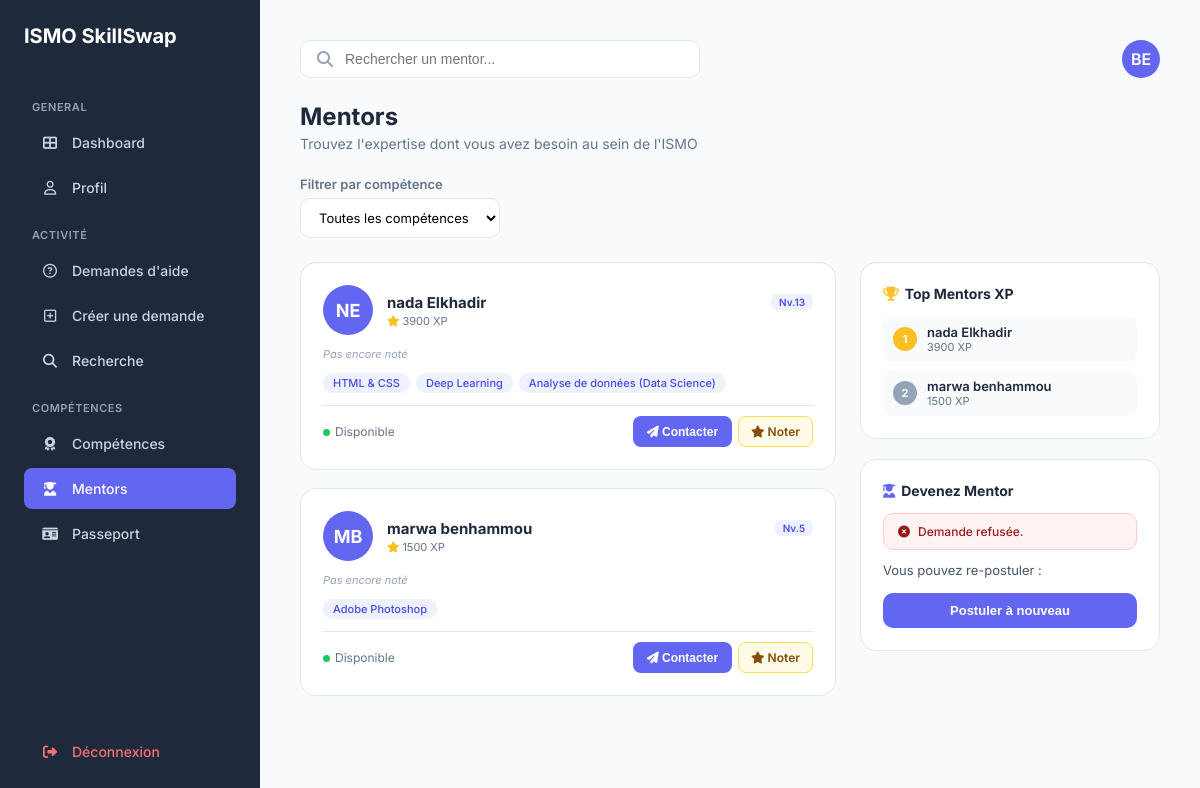
The app's page /Mentors.php (signed in) with its own data.
### tables this page shows
CREATE TABLE `utilisateur` (
  `id_utilisateur` int NOT NULL,
  `nom_uti` varchar(50) DEFAULT NULL,
  `prenom_uti` varchar(50) DEFAULT NULL,
  `email_uti` varchar(100) DEFAULT NULL,
  `pwd_uti` varchar(255) DEFAULT NULL,
  `role` enum('stagiaire','formateur','admin') DEFAULT NULL,
  `photo` varchar(255) DEFAULT 'default.png',
  `is_verified` tinyint(1) DEFAULT '0'
);

CREATE TABLE `stagiaire` (
  `id_utilisateur` int NOT NULL,
  `cef` varchar(50) DEFAULT NULL,
  `filiere` varchar(50) DEFAULT NULL,
  `score_global` int DEFAULT '0',
  `disponibilite` tinyint(1) DEFAULT '1',
  `id_passeport` int DEFAULT NULL
);

### Mentors.php (the view, shortened to what this page needs)
<?php
require_once 'config.php';
$userId   = $_SESSION['user_id'];
$userRole = $_SESSION['user_role'];
$themeClass = 'theme-stagiaire';
$queryUser = $pdo->prepare("SELECT prenom_uti, nom_uti FROM utilisateur WHERE id_utilisateur = ?");
$queryUser->execute([$userId]);
$currentUser = $queryUser->fetch();
$initials    = $currentUser ? strtoupper(substr($currentUser['prenom_uti'], 0, 1) . substr($currentUser['nom_uti'], 0, 1)) : "ST";
$queryStatus = $pdo->prepare("SELECT statut FROM demande_mentorat WHERE id_stagiaire = ? AND (message_demande IS NULL OR message_demande = '') ORDER BY id_demande_m DESC LIMIT 1");
$queryStatus->execute([$userId]);
$dm = $queryStatus->fetch();
$statut_mentor = $dm ? $dm['statut'] : null;
$all_mentors = $pdo->query(
    "SELECT u.id_utilisateur, u.nom_uti, u.prenom_uti, s.score_global, s.filiere
     FROM utilisateur u
     INNER JOIN stagiaire s ON u.id_utilisateur = s.id_utilisateur
     INNER JOIN demande_mentorat d ON s.id_utilisateur = d.id_stagiaire
     WHERE d.statut = 'valide'
     GROUP BY u.id_utilisateur
     ORDER BY s.score_global DESC"
)->fetchAll(PDO::FETCH_ASSOC);
$mentor_skills = [];
foreach ($all_mentors as $m) {
    $st = $pdo->prepare("SELECT c.nom_comp FROM maitriser ma JOIN competence c ON ma.id_comp = c.id_comp WHERE ma.id_utilisateur = ? LIMIT 4");
    $st->execute([$m['id_utilisateur']]);
    $mentor_skills[$m['id_utilisateur']] = $st->fetchAll(PDO::FETCH_COLUMN);
}
$notesMap  = [];
?>
<!DOCTYPE html>
<html lang="fr">
<head>
    <link rel="stylesheet" href="https://cdnjs.cloudflare.com/ajax/libs/font-awesome/6.4.0/css/all.min.css">
</head>
<body class="<?php echo $themeClass; ?>">
<aside class="sidebar">
    <h1>ISMO SkillSwap</h1>
    <p class="menu-title">GENERAL</p>
    <nav>
        <a href="<?php echo $dashboard_link; ?>" class="menu-item"><i class="fas fa-th-large"></i> <span>Dashboard</span></a>
        <a href="profil.php" class="menu-item"><i class="far fa-user"></i> <span>Profil</span></a>
        <?php if (in_array($userRole, ['stagiaire', 'formateur'])): ?>
        <p class="menu-title">ACTIVITÉ</p>
        <a href="demandes_aide.php" class="menu-item"><i class="far fa-question-circle"></i>
            <span><?php echo $userRole === 'formateur' ? "Offres d'aide" : "Demandes d'aide"; ?></span>
        </a>
        <?php if ($userRole === 'stagiaire'): ?>
        <a href="creer_demande.php" class="menu-item"><i class="far fa-plus-square"></i> <span>Créer une demande</span></a>
        <?php endif; ?>
        <a href="recherche.php" class="menu-item"><i class="fas fa-search"></i> <span>Recherche</span></a>
        <p class="menu-title">COMPÉTENCES</p>
        <a href="competence.php" class="menu-item"><i class="fas fa-award"></i>           <span>Compétences</span></a>
        <a href="mentors.php"    class="menu-item active"><i class="fas fa-user-graduate"></i> <span>Mentors</span></a>
        <a href="passport.php"   class="menu-item"><i class="fas fa-id-card"></i>         <span>Passeport</span></a>
        <?php endif; ?>
    </nav>
    <div style="margin-top:auto;">
        <a href="logout.php" class="menu-item" style="color:#f87171;"><i class="fas fa-sign-out-alt"></i> <span>Déconnexion</span></a>
    </div>
</aside>
<main class="main">
    <header>
        <div class="search-box">
            <i class="fas fa-search" style="color:#94a3b8;"></i>
            <input type="text" id="searchInput" placeholder="Rechercher un mentor...">
        </div>
        <a href="profil.php" class="avatar-top"><?php echo $initials; ?></a>
    </header>
    <div>
        <h1 class="page-title">Mentors</h1>
        <p class="page-sub">Trouvez l'expertise dont vous avez besoin au sein de l'ISMO</p>
    </div>
    <div class="filters">
        <div class="filter-group">
            <label>Filtrer par compétence</label>
            <select id="skillFilter">
                <option value="">Toutes les compétences</option>
            </select>
        </div>
    </div>
    <div class="content-layout">
        <div class="cards-grid" id="mentorsContainer">
            <?php if (empty($all_mentors)): ?>
                <div class="empty-state"><i class="fas fa-user-graduate"></i><p>Aucun mentor disponible pour le moment.</p></div>
            <?php else: ?>
                <?php foreach ($all_mentors as $m):
                    $mInit  = strtoupper(substr($m['prenom_uti'], 0, 1) . substr($m['nom_uti'], 0, 1));
                    $level  = max(1, floor(($m['score_global'] ?? 0) / 300));
                    $skills = $mentor_skills[$m['id_utilisateur']] ?? [];
                    $note   = $notesMap[$m['id_utilisateur']] ?? null;
                ?>
                <div class="card mentor-card"
                     data-name="<?php echo strtolower($m['prenom_uti'] . ' ' . $m['nom_uti']); ?>"
                     data-skills="<?php echo strtolower(implode(',', $skills)); ?>">
                    <div class="card-top">
                        <div class="avatar"><?php echo $mInit; ?></div>
                        <div style="flex:1;">
                            <div class="name-row">
                                <h2><?php echo htmlspecialchars($m['prenom_uti'] . ' ' . $m['nom_uti']); ?></h2>
                                <span class="level-badge">Nv.<?php echo $level; ?></span>
                            </div>
                            <p class="xp-text"><i class="fas fa-star" style="color:#fbbf24; margin-right:3px;"></i><?php echo $m['score_global'] ?? 0; ?> XP</p>
                        </div>
                    </div>
                    <div class="stars-row">
                        <?php if ($note): ?>
                            <div class="stars">
                                <?php for ($i = 1; $i <= 5; $i++) echo $i <= round($note['moy']) ? '<i class="fas fa-star"></i>' : '<i class="far fa-star"></i>'; ?>
                            </div>
                            <span style="font-size:12px; font-weight:700;"><?php echo $note['moy']; ?></span>
                            <span style="font-size:11px; color:var(--text-muted);">(<?php echo $note['nb']; ?> avis)</span>
                        <?php else: ?>
                            <span class="no-note">Pas encore noté</span>
                        <?php endif; ?>
                    </div>
                    <div class="tags">
                        <?php if (!empty($skills)): ?>
                            <?php foreach ($skills as $sk): ?><span class="tag"><?php echo htmlspecialchars($sk); ?></span><?php endforeach; ?>
                        <?php else: ?>
                            <span class="tag-empty">Aucune compétence renseignée</span>
                        <?php endif; ?>
                    </div>
                    <div class="card-footer">
                        <span style="font-size:12px; color:var(--text-muted);"><span class="status-dot"></span>Disponible</span>
                        <div style="display:flex; gap:6px;">
                            <?php if ($m['id_utilisateur'] != $userId): ?>
                                <button class="contact-btn"
                                    onclick="openModal(<?php echo $m['id_utilisateur']; ?>, '<?php echo addslashes($m['prenom_uti'] . ' ' . $m['nom_uti']); ?>')">
                                    <i class="fas fa-paper-plane"></i> Contacter
                                </button>
                                <?php if ($userRole === 'stagiaire'): ?>
                                <a href="notation.php?id_mentor=<?php echo $m['id_utilisateur']; ?>" class="noter-btn">
                                    <i class="fas fa-star"></i> Noter
                                </a>
                                <?php endif; ?>
                            <?php else: ?>
                                <span style="font-size:12px; color:var(--text-muted); font-style:italic;">C'est vous</span>
                            <?php endif; ?>
                        </div>
                    </div>
                </div>
                <?php endforeach; ?>
            <?php endif; ?>
        </div>
        <div class="side-content">
            <div class="side-card">
                <h3><i class="fas fa-trophy" style="color:#fbbf24; margin-right:6px;"></i>Top Mentors XP</h3>
                <?php $top = array_slice($all_mentors, 0, 3); $rc = ['gold','silver','bronze']; ?>
                <?php foreach ($top as $i => $tm): ?>
                <div class="ranking-item">
                    <div class="rank-num <?php echo $rc[$i]; ?>"><?php echo $i+1; ?></div>
                    <div class="rank-info">
                        <h4><?php echo htmlspecialchars($tm['prenom_uti'] . ' ' . $tm['nom_uti']); ?></h4>
                        <p><?php echo $tm['score_global'] ?? 0; ?> XP</p>
                    </div>
                </div>
                <?php endforeach; ?>
            </div>
            <?php if ($userRole === 'stagiaire'): ?>
            <div class="side-card become-mentor">
                <h3><i class="fas fa-user-graduate" style="color:var(--primary); margin-right:6px;"></i>Devenez Mentor</h3>
                <?php if ($statut_mentor === 'en_attente'): ?>
                    <div class="status-box status-pending"><i class="fas fa-hourglass-half"></i><span>Demande en cours d'examen.</span></div>
                <?php elseif ($statut_mentor === 'refuse'): ?>
                    <div class="status-box status-rejected" style="margin-bottom:10px;"><i class="fas fa-times-circle"></i><span>Demande refusée.</span></div>
                    <p>Vous pouvez re-postuler :</p>
                    <form method="POST"><button type="submit" name="postuler_mentor" class="apply-btn">Postuler à nouveau</button></form>
                <?php elseif ($statut_mentor === 'valide'): ?>
                    <div class="status-box status-approved"><i class="fas fa-check-circle"></i><span>Vous êtes Mentor validé 🎉</span></div>
                <?php else: ?>
                    <p>Partagez vos compétences et gagnez des XP en aidant vos collègues.</p>
                    <form method="POST"><button type="submit" name="postuler_mentor" class="apply-btn"><i class="fas fa-paper-plane" style="margin-right:5px;"></i>Postuler</button></form>
                <?php endif; ?>
            </div>
            <?php endif; ?>
        </div>
    </div>
</main>
</body>
</html>

### records on screen
utilisateur: initials "BE"
stagiaire: id_utilisateur.nom_uti "NE", id_utilisateur.nom_uti "nada Elkhadir", score_global "13", score_global "3900", id_utilisateur.id_utilisateur "HTML & CSS", id_utilisateur.id_utilisateur "Deep Learning", id_utilisateur.id_utilisateur "Analyse de données (Data Science)"
stagiaire: id_utilisateur.nom_uti "MB", id_utilisateur.nom_uti "marwa benhammou", score_global "5", score_global "1500", id_utilisateur.id_utilisateur "Adobe Photoshop"
